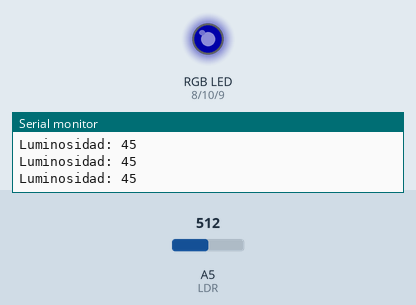
Bench run of a sketch on a simulated Arduino Uno, built with avr-gcc and run on an emulated ATmega328P. On the bench: an RGB LED mixed from three pins (HIGH = lit), the last lines printed to the serial monitor. The test bench sets the inputs (shaded band); at power-on: A5 (LDR) = 512. Dim RGB values are drawn brighter than linear.

Above: at 1.2 s.
1.3 s: A5 (LDR) set to 716
At 2.3 s:
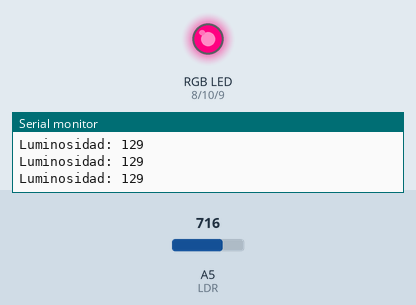
2.8 s: A5 (LDR) set to 900
At 3.7 s:
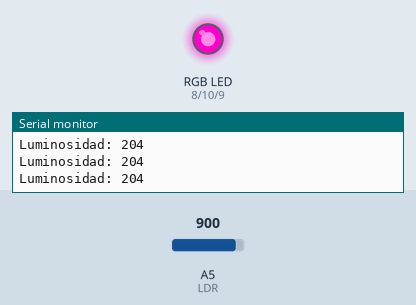
4.3 s: A5 (LDR) set to 306
At 5.1 s:
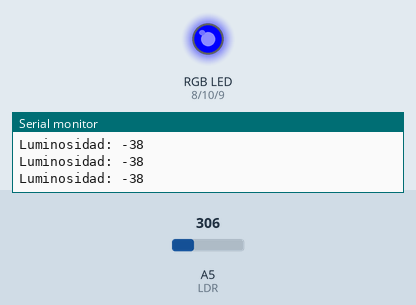
5.8 s: A5 (LDR) set to 384
7.3 s: A5 (LDR) set to 398
At 7.8 s:
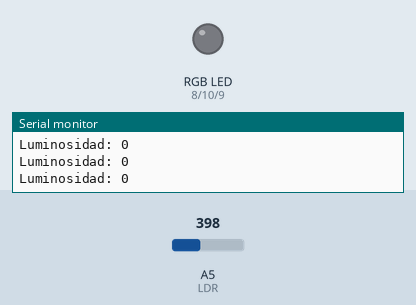
8.8 s: A5 (LDR) set to 511
At 9.2 s:
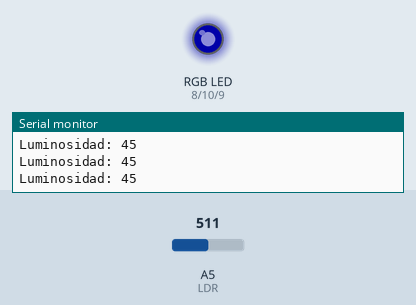
Timing chart, 0 to 11.3 s (numbered marks = the images above; inputs shaded):
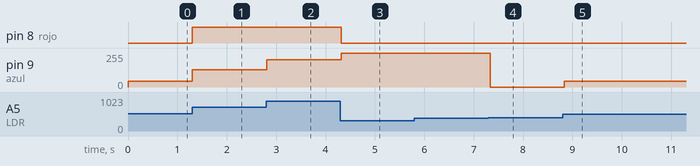

Measured:
- the behaviour switches between 397 and 398 on A5 (LDR) (found by bisection; images 3 and 4)
- after the input at 1.3 s, pin 8 (rojo): LOW → HIGH at once; pin 9 (azul): 45/255 → 129/255 at once
- after the input at 2.8 s, pin 9 (azul): 129/255 → 204/255 at once
- after the input at 4.3 s, pin 8 (rojo): HIGH → LOW at once; pin 9 (azul): 204/255 → 255/255 at once
- after the input at 7.3 s, pin 9 (azul): 255/255 → 0/255 at once
- after the input at 8.8 s, pin 9 (azul): 0/255 → 45/255 at once

The sketch:

ej08.ino
```cpp
#define LDR A5
#define rojo 8
#define azul 9
#define verde 10

void setup(){
  Serial.begin(9600);
  pinMode(rojo, OUTPUT);
  pinMode(azul, OUTPUT);
  pinMode(verde, OUTPUT);
}

void loop(){
  int luz = analogRead(LDR);
  luz = map(luz, 400, 1024, 0, 255);
  Serial.print("Luminosidad: ");
  Serial.println(luz);
  analogWrite(rojo, luz);
  analogWrite(azul, luz);
  delay(100);
}
```
